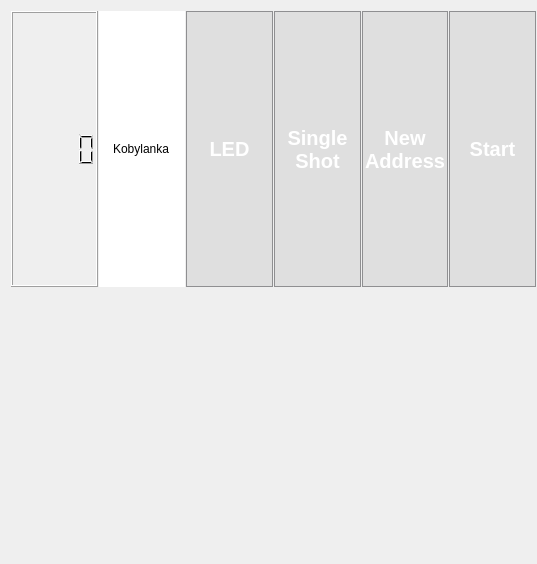
            <widget class="QWidget" name="scrollAreaWidgetContents">
             <property name="geometry">
              <rect>
               <x>0</x>
               <y>0</y>
               <width>537</width>
               <height>564</height>
              </rect>
             </property>
             <layout class="QVBoxLayout" name="verticalLayout_6">
              <property name="spacing">
               <number>1</number>
              </property>
              <property name="rightMargin">
               <number>1</number>
              </property>
              <property name="bottomMargin">
               <number>1</number>
              </property>
              <item>
               <layout class="QHBoxLayout" name="horizontalLayout_3">
                <property name="spacing">
                 <number>1</number>
                </property>
                <item>
                 <widget class="QLCDNumber" name="snap_counter">
                  <property name="sizePolicy">
                   <sizepolicy hsizetype="Ignored" vsizetype="Ignored">
                    <horstretch>0</horstretch>
                    <verstretch>0</verstretch>
                   </sizepolicy>
                  </property>
                 </widget>
                </item>
                <item>
                 <widget class="QLineEdit" name="lineEdit">
                  <property name="sizePolicy">
                   <sizepolicy hsizetype="Ignored" vsizetype="Ignored">
                    <horstretch>0</horstretch>
                    <verstretch>0</verstretch>
                   </sizepolicy>
                  </property>
                  <property name="text">
                   <string>Kobylanka</string>
                  </property>
                  <property name="frame">
                   <bool>false</bool>
                  </property>
                  <property name="alignment">
                   <set>Qt::AlignCenter</set>
                  </property>
                 </widget>
                </item>
                <item>
                 <widget class="QToolButton" name="b_ledCamera">
                  <property name="sizePolicy">
                   <sizepolicy hsizetype="Ignored" vsizetype="Ignored">
                    <horstretch>0</horstretch>
                    <verstretch>0</verstretch>
                   </sizepolicy>
                  </property>
                  <property name="minimumSize">
                   <size>
                    <width>0</width>
                    <height>100</height>
                   </size>
                  </property>
                  <property name="contextMenuPolicy">
                   <enum>Qt::PreventContextMenu</enum>
                  </property>
                  <property name="layoutDirection">
                   <enum>Qt::LeftToRight</enum>
                  </property>
                  <property name="styleSheet">
                   <string notr="true">QToolButton {
background-color: rgba(158, 158, 158,50);
 border: 1px solid #8f8f91;
border-radius: 0px;
color:white;
 font: bold 20px;
}
QToolButton:pressed {
border:none;
}
</string>
                  </property>
                  <property name="inputMethodHints">
                   <set>Qt::ImhNone</set>
                  </property>
                  <property name="text">
                   <string>LED</string>
                  </property>
                  <property name="icon">
                   <iconset resource="ikony.qrc">
                    <normaloff>:/new/prefix1/files/svg/light-bulb-OFF.svg</normaloff>
                    <normalon>:/new/prefix1/files/svg/light-bulb-ON.svg</normalon>:/new/prefix1/files/svg/light-bulb-OFF.svg</iconset>
                  </property>
                  <property name="iconSize">
                   <size>
                    <width>100</width>
                    <height>100</height>
                   </size>
                  </property>
                  <property name="checkable">
                   <bool>true</bool>
                  </property>
                  <property name="checked">
                   <bool>false</bool>
                  </property>
                  <property name="toolButtonStyle">
                   <enum>Qt::ToolButtonTextBesideIcon</enum>
                  </property>
                 </widget>
                </item>
                <item>
                 <widget class="myButton" name="b_oneShotCamera">
                  <property name="sizePolicy">
                   <sizepolicy hsizetype="Ignored" vsizetype="Ignored">
                    <horstretch>0</horstretch>
                    <verstretch>0</verstretch>
                   </sizepolicy>
                  </property>
                  <property name="minimumSize">
                   <size>
                    <width>0</width>
                    <height>100</height>
                   </size>
                  </property>
                  <property name="styleSheet">
                   <string notr="true">QPushButton {
background-color: rgba(158, 158, 158,50);
 border: 1px solid #8f8f91;
border-radius: 0px;
color:white;
 font: bold 20px;
	 
}
QPushButton:pressed {
border:none;
}</string>
                  </property>
                  <property name="text">
                   <string>Single
Shot</string>
                  </property>
                 </widget>
                </item>
                <item>
                 <widget class="myButton" name="b_reloadCameraAddress">
                  <property name="sizePolicy">
                   <sizepolicy hsizetype="Ignored" vsizetype="Ignored">
                    <horstretch>0</horstretch>
                    <verstretch>0</verstretch>
                   </sizepolicy>
                  </property>
                  <property name="minimumSize">
                   <size>
                    <width>0</width>
                    <height>100</height>
                   </size>
                  </property>
                  <property name="styleSheet">
                   <string notr="true">QPushButton {
background-color: rgba(158, 158, 158,50);
 border: 1px solid #8f8f91;
border-radius: 0px;
color:white;
 font: bold 20px;
 
}
QPushButton:pressed {
border:none;
}
 </string>
                  </property>
                  <property name="text">
                   <string>New
Address</string>
                  </property>
                 </widget>
                </item>
                <item>
                 <widget class="myButton" name="b_camera_reload">
                  <property name="sizePolicy">
                   <sizepolicy hsizetype="Ignored" vsizetype="Ignored">
                    <horstretch>0</horstretch>
                    <verstretch>0</verstretch>
                   </sizepolicy>
                  </property>
                  <property name="minimumSize">
                   <size>
                    <width>0</width>
                    <height>100</height>
                   </size>
                  </property>
                  <property name="styleSheet">
                   <string notr="true">QPushButton {
background-color: rgba(158, 158, 158,50);
 border: 1px solid #8f8f91;
border-radius: 0px;
color:white;
 font: bold 20px;
}
QPushButton:pressed {
border:none;
}
 </string>
                  </property>
                  <property name="text">
                   <string>Start</string>
                  </property>
                 </widget>
                </item>
               </layout>
              </item>
              <item>
               <layout class="QGridLayout" name="gridLayout_7" columnstretch="0,0">
                <property name="sizeConstraint">
                 <enum>QLayout::SetFixedSize</enum>
                </property>
                <property name="spacing">
                 <number>1</number>
                </property>
                <item row="0" column="0" rowspan="2" colspan="2">
                 <widget class="QWidget" name="widgetCAMERA" native="true">
                  <property name="sizePolicy">
                   <sizepolicy hsizetype="Ignored" vsizetype="Ignored">
                    <horstretch>0</horstretch>
                    <verstretch>0</verstretch>
                   </sizepolicy>
                  </property>
                  <layout class="QGridLayout" name="gridLayout_10">
                   <property name="leftMargin">
                    <number>1</number>
                   </property>
                   <property name="topMargin">
                    <number>1</number>
                   </property>
                   <property name="rightMargin">
                    <number>1</number>
                   </property>
                   <property name="bottomMargin">
                    <number>1</number>
                   </property>
                   <property name="spacing">
                    <number>1</number>
                   </property>
                   <item row="0" column="0">
                    <widget class="QLabel" name="cameraLabel">
                     <property name="text">
                      <string/>
                     </property>
                     <property name="alignment">
                      <set>Qt::AlignCenter</set>
                     </property>
                     <property name="wordWrap">
                      <bool>false</bool>
                     </property>
                    </widget>
                   </item>
                  </layout>
                 </widget>
                </item>
               </layout>
              </item>
             </layout>
            </widget>
